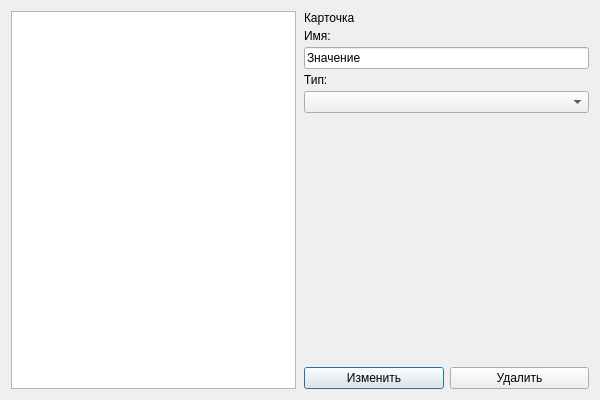
<?xml version="1.0" encoding="UTF-8"?>
<ui version="4.0"><class>Dialog</class><widget class="QDialog" name="Dialog"><property name="geometry"><rect><x>0</x><y>0</y><width>600</width><height>400</height></rect></property><property name="windowTitle"><string>#139 mixed/224_nav_plus_detail</string></property><layout class="QVBoxLayout" name="verticalLayout"><property name="leftMargin"><number>11</number></property><property name="topMargin"><number>11</number></property><property name="rightMargin"><number>11</number></property><property name="bottomMargin"><number>11</number></property><property name="spacing"><number>6</number></property><item><layout class="QHBoxLayout" name="split"><property name="leftMargin"><number>0</number></property><property name="topMargin"><number>0</number></property><property name="rightMargin"><number>0</number></property><property name="bottomMargin"><number>0</number></property><property name="spacing"><number>8</number></property><item><widget class="QListWidget" name="nav"></widget></item><item><layout class="QVBoxLayout" name="detail"><property name="leftMargin"><number>0</number></property><property name="topMargin"><number>0</number></property><property name="rightMargin"><number>0</number></property><property name="bottomMargin"><number>0</number></property><property name="spacing"><number>4</number></property><item><widget class="QLabel" name="l1"><property name="text"><string>Карточка</string></property></widget></item><item><widget class="QLabel" name="l2"><property name="text"><string>Имя:</string></property></widget></item><item><widget class="QLineEdit" name="e1"><property name="text"><string>Значение</string></property></widget></item><item><widget class="QLabel" name="l3"><property name="text"><string>Тип:</string></property></widget></item><item><widget class="QComboBox" name="c1"></widget></item><item><spacer name="verticalSpacer"><property name="orientation"><enum>Qt::Orientation::Vertical</enum></property><property name="sizeHint" stdset="0"><size><width>40</width><height>20</height></size></property></spacer></item><item><layout class="QHBoxLayout" name="row"><property name="leftMargin"><number>0</number></property><property name="topMargin"><number>0</number></property><property name="rightMargin"><number>0</number></property><property name="bottomMargin"><number>0</number></property><property name="spacing"><number>6</number></property><item><widget class="QPushButton" name="b1"><property name="text"><string>Изменить</string></property></widget></item><item><widget class="QPushButton" name="b2"><property name="text"><string>Удалить</string></property></widget></item></layout></item></layout></item></layout></item></layout></widget></ui>
